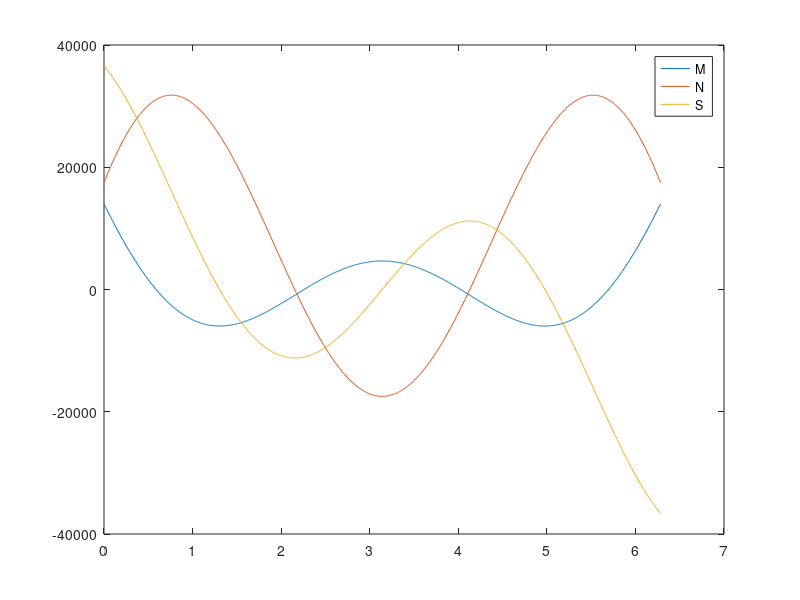

Source code (MATLAB):
% HTP frame

clear
clc
clear all

R = 0.8; % radius
Q = 0.19*385434.9;
P = 0;
T = 0;


phi = linspace(0,2*pi,1000);

W1 = ((cos(phi)/2)-(pi-phi).*sin(phi)+1)/(2*pi);
W2 = ((3*cos(phi)/2)+(pi-phi).*sin(phi))/(2*pi);
W3 = ((pi-phi).*cos(phi)-(sin(phi)/2))/(2*pi);

W4 = (1 / (2 * pi)) * (3*sin(phi)/2 + (pi - phi).*(cos(phi) - 1));
W5 = (1 / (2 * pi)) * (sin(phi)/2 - (pi-phi).*cos(phi));
W6 = (1 / (2 * pi)) * ((pi - phi).* sin(phi) - 1 - 0.5 * cos(phi));

W7 = (pi-2*sin(phi)-phi)/(2*pi);
%W8 = ((3*cos(phi)/2)+(pi-phi).*sin(phi))/(2*pi);
W8 = sin(phi)/pi;
W9 = (1 / (2 * pi)) * (1 + 2 * cos(phi));

M = Q*R*W1 + P*R*W4 + T*W7;
N = Q*W2 + P*W5 + T*W8/R;
S = Q*W3 + P*W6 + T*W9/R;


figure
plot(phi,M)
hold on
plot(phi,N)
plot(phi,S)
hold off
legend('M','N','S')

Mmax = max(abs(M))
Nmax = max(abs(N))
Smax = max(abs(S))